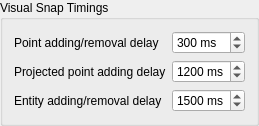
        <widget class="QGroupBox" name="groupBox_37">
         <property name="title">
          <string>Visual Snap Timings</string>
         </property>
         <layout class="QGridLayout" name="gridLayout_60">
          <item row="0" column="0">
           <widget class="QLabel" name="label_47">
            <property name="text">
             <string>Point adding/removal delay</string>
            </property>
           </widget>
          </item>
          <item row="0" column="1">
           <widget class="QSpinBox" name="sbVisualSnapPointAddingDelay">
            <property name="toolTip">
             <string>Defines how many milliseconds mouse should be over snap point until that point will be added as guiding point to visual snap system</string>
            </property>
            <property name="suffix">
             <string> ms</string>
            </property>
            <property name="minimum">
             <number>50</number>
            </property>
            <property name="maximum">
             <number>2000</number>
            </property>
            <property name="singleStep">
             <number>25</number>
            </property>
            <property name="value">
             <number>300</number>
            </property>
           </widget>
          </item>
          <item row="1" column="1">
           <widget class="QSpinBox" name="sbVisualSnapVertexAddingDelay">
            <property name="toolTip">
             <string>Defines how long the mouse should be over projected snap point until that point will be added to visual snap system as guiding point</string>
            </property>
            <property name="suffix">
             <string> ms</string>
            </property>
            <property name="minimum">
             <number>50</number>
            </property>
            <property name="maximum">
             <number>2000</number>
            </property>
            <property name="singleStep">
             <number>25</number>
            </property>
            <property name="value">
             <number>1200</number>
            </property>
           </widget>
          </item>
          <item row="1" column="0">
           <widget class="QLabel" name="label_49">
            <property name="text">
             <string>Projected point adding delay</string>
            </property>
           </widget>
          </item>
          <item row="2" column="0">
           <widget class="QLabel" name="label_51">
            <property name="text">
             <string>Entity adding/removal delay</string>
            </property>
           </widget>
          </item>
          <item row="2" column="1">
           <widget class="QSpinBox" name="sbVisualSnapSnapDocEntityAddingDelay">
            <property name="toolTip">
             <string>Defines how long the mouse should be over document entity until that entity will be added to visual snap system</string>
            </property>
            <property name="suffix">
             <string> ms</string>
            </property>
            <property name="minimum">
             <number>50</number>
            </property>
            <property name="maximum">
             <number>2500</number>
            </property>
            <property name="singleStep">
             <number>25</number>
            </property>
            <property name="value">
             <number>1500</number>
            </property>
           </widget>
          </item>
         </layout>
        </widget>
